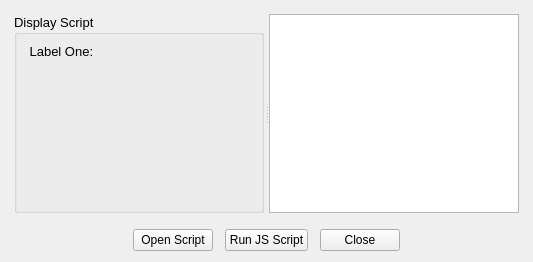
<?xml version="1.0" encoding="UTF-8"?>
<ui version="4.0">
 <class>Script</class>
 <widget class="QWidget" name="Script">
  <property name="geometry">
   <rect>
    <x>0</x>
    <y>0</y>
    <width>533</width>
    <height>262</height>
   </rect>
  </property>
  <property name="windowTitle">
   <string>Script</string>
  </property>
  <layout class="QGridLayout" name="gridLayout">
   <property name="leftMargin">
    <number>14</number>
   </property>
   <property name="topMargin">
    <number>14</number>
   </property>
   <property name="rightMargin">
    <number>14</number>
   </property>
   <item row="2" column="0">
    <layout class="QHBoxLayout" name="horizontalLayout">
     <property name="spacing">
      <number>12</number>
     </property>
     <item>
      <spacer name="horizontalSpacer_2">
       <property name="orientation">
        <enum>Qt::Horizontal</enum>
       </property>
       <property name="sizeHint" stdset="0">
        <size>
         <width>40</width>
         <height>20</height>
        </size>
       </property>
      </spacer>
     </item>
     <item>
      <widget class="QPushButton" name="openPB">
       <property name="text">
        <string>Open Script</string>
       </property>
      </widget>
     </item>
     <item>
      <widget class="QPushButton" name="runPB">
       <property name="text">
        <string>Run JS Script</string>
       </property>
      </widget>
     </item>
     <item>
      <widget class="QPushButton" name="closePB">
       <property name="text">
        <string>Close</string>
       </property>
      </widget>
     </item>
     <item>
      <spacer name="horizontalSpacer_1">
       <property name="orientation">
        <enum>Qt::Horizontal</enum>
       </property>
       <property name="sizeHint" stdset="0">
        <size>
         <width>48</width>
         <height>20</height>
        </size>
       </property>
      </spacer>
     </item>
    </layout>
   </item>
   <item row="1" column="0">
    <spacer name="verticalSpacer">
     <property name="orientation">
      <enum>Qt::Vertical</enum>
     </property>
     <property name="sizeType">
      <enum>QSizePolicy::Fixed</enum>
     </property>
     <property name="sizeHint" stdset="0">
      <size>
       <width>20</width>
       <height>10</height>
      </size>
     </property>
    </spacer>
   </item>
   <item row="0" column="0">
    <widget class="QSplitter" name="splitter">
     <property name="sizePolicy">
      <sizepolicy hsizetype="Expanding" vsizetype="Preferred">
       <horstretch>0</horstretch>
       <verstretch>0</verstretch>
      </sizepolicy>
     </property>
     <property name="orientation">
      <enum>Qt::Horizontal</enum>
     </property>
     <property name="handleWidth">
      <number>5</number>
     </property>
     <widget class="QGroupBox" name="displayGB">
      <property name="sizePolicy">
       <sizepolicy hsizetype="Preferred" vsizetype="Preferred">
        <horstretch>0</horstretch>
        <verstretch>0</verstretch>
       </sizepolicy>
      </property>
      <property name="minimumSize">
       <size>
        <width>250</width>
        <height>0</height>
       </size>
      </property>
      <property name="font">
       <font>
        <pointsize>10</pointsize>
       </font>
      </property>
      <property name="title">
       <string>Display Script</string>
      </property>
      <layout class="QVBoxLayout" name="verticalLayout">
       <item>
        <widget class="QLabel" name="label1">
         <property name="font">
          <font>
           <pointsize>10</pointsize>
          </font>
         </property>
         <property name="text">
          <string> Label One:</string>
         </property>
         <property name="alignment">
          <set>Qt::AlignLeading|Qt::AlignLeft|Qt::AlignTop</set>
         </property>
        </widget>
       </item>
      </layout>
     </widget>
     <widget class="QTextEdit" name="textEdit">
      <property name="sizePolicy">
       <sizepolicy hsizetype="Expanding" vsizetype="Expanding">
        <horstretch>0</horstretch>
        <verstretch>0</verstretch>
       </sizepolicy>
      </property>
      <property name="minimumSize">
       <size>
        <width>250</width>
        <height>0</height>
       </size>
      </property>
     </widget>
    </widget>
   </item>
  </layout>
 </widget>
 <tabstops>
  <tabstop>openPB</tabstop>
  <tabstop>runPB</tabstop>
  <tabstop>closePB</tabstop>
 </tabstops>
 <resources/>
 <connections/>
</ui>
